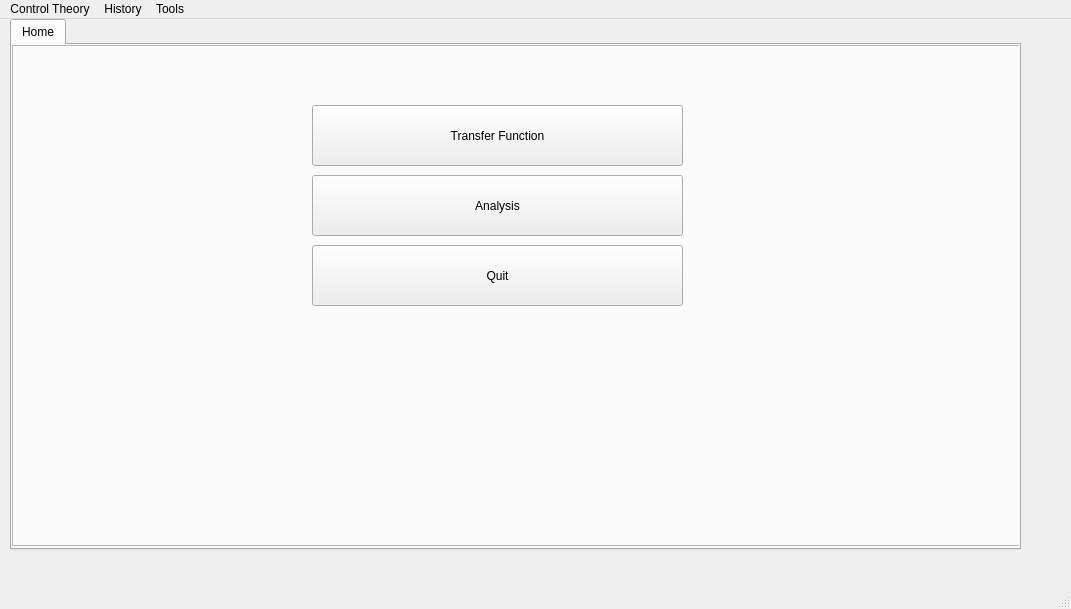
<?xml version="1.0" encoding="UTF-8"?>
<ui version="4.0">
 <class>MainWindow</class>
 <widget class="QMainWindow" name="MainWindow">
  <property name="geometry">
   <rect>
    <x>0</x>
    <y>0</y>
    <width>1071</width>
    <height>609</height>
   </rect>
  </property>
  <property name="windowTitle">
   <string>MainWindow</string>
  </property>
  <widget class="QWidget" name="centralwidget">
   <widget class="QWidget" name="horizontalLayoutWidget">
    <property name="geometry">
     <rect>
      <x>10</x>
      <y>0</y>
      <width>1011</width>
      <height>531</height>
     </rect>
    </property>
    <layout class="QHBoxLayout" name="horizontalLayout">
     <item>
      <widget class="QTabWidget" name="tabWidget">
       <property name="currentIndex">
        <number>0</number>
       </property>
       <widget class="QWidget" name="tab_7">
        <attribute name="title">
         <string>Home</string>
        </attribute>
        <widget class="QFrame" name="frame">
         <property name="geometry">
          <rect>
           <x>0</x>
           <y>0</y>
           <width>1011</width>
           <height>501</height>
          </rect>
         </property>
         <property name="frameShape">
          <enum>QFrame::StyledPanel</enum>
         </property>
         <property name="frameShadow">
          <enum>QFrame::Raised</enum>
         </property>
         <widget class="QPushButton" name="transferFunctionButton_4">
          <property name="geometry">
           <rect>
            <x>300</x>
            <y>60</y>
            <width>371</width>
            <height>61</height>
           </rect>
          </property>
          <property name="text">
           <string>Transfer Function</string>
          </property>
         </widget>
         <widget class="QPushButton" name="a">
          <property name="geometry">
           <rect>
            <x>300</x>
            <y>130</y>
            <width>371</width>
            <height>61</height>
           </rect>
          </property>
          <property name="text">
           <string>Analysis</string>
          </property>
         </widget>
         <widget class="QPushButton" name="quitButton_4">
          <property name="geometry">
           <rect>
            <x>300</x>
            <y>200</y>
            <width>371</width>
            <height>61</height>
           </rect>
          </property>
          <property name="text">
           <string>Quit</string>
          </property>
         </widget>
        </widget>
       </widget>
      </widget>
     </item>
    </layout>
   </widget>
  </widget>
  <widget class="QMenuBar" name="menubar">
   <property name="geometry">
    <rect>
     <x>0</x>
     <y>0</y>
     <width>1071</width>
     <height>21</height>
    </rect>
   </property>
   <widget class="QMenu" name="menuControl_Theory">
    <property name="title">
     <string>Control Theory</string>
    </property>
   </widget>
   <widget class="QMenu" name="menuHistory">
    <property name="title">
     <string>History</string>
    </property>
   </widget>
   <widget class="QMenu" name="menuTools">
    <property name="title">
     <string>Tools</string>
    </property>
    <addaction name="actionPlots"/>
   </widget>
   <addaction name="menuControl_Theory"/>
   <addaction name="menuHistory"/>
   <addaction name="menuTools"/>
  </widget>
  <widget class="QStatusBar" name="statusbar"/>
  <action name="actionPlots">
   <property name="text">
    <string>Plots</string>
   </property>
  </action>
 </widget>
 <resources/>
 <connections/>
</ui>
